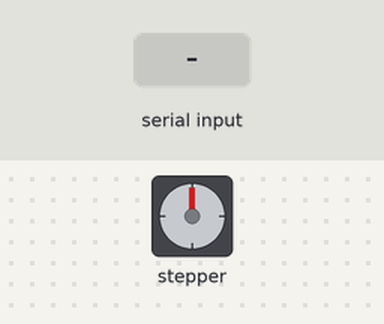
A sketch run on a simulated Arduino Uno, built with avr-gcc and run on an emulated ATmega328P. Shown: stepper motor. Wiring (inferred from the names in the program): stepper motor (2048 steps per turn assumed): coils pin 9, pin 10, pin 11, pin 12. Inputs (shaded band) come from the test bench.

Above: at 1.2 s.
1.3 s: "0" received over Serial
At 4.16 s:
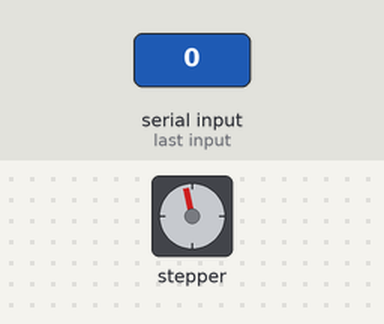
4.3 s: "1" received over Serial
5.8 s: "0" received over Serial
At 8.36 s:
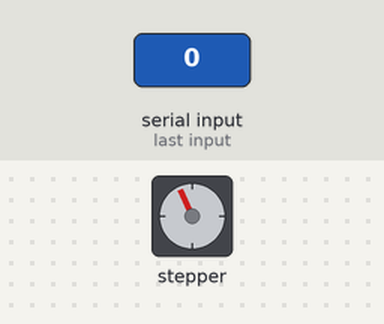
At 12.44 s:
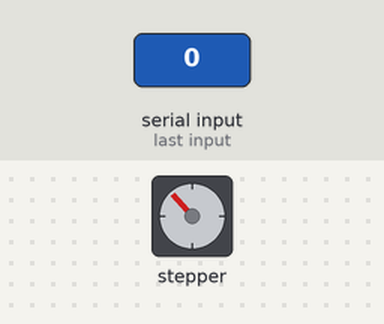
Timing chart, 0 to 18.3 s (numbered marks = the images above; inputs shaded):
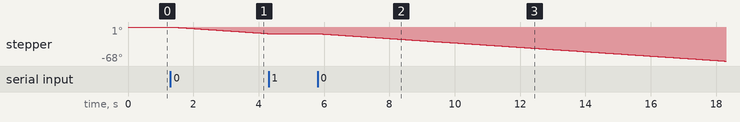

Measured:
- after the input at 1.3 s, stepper: keeps turning counter-clockwise at about 5°/s, starting after 0.24 s
- after the input at 4.3 s, stepper: stops changing and stays -13°
- after the input at 5.8 s, stepper: keeps turning counter-clockwise at about 4°/s, starting after 0.16 s

The sketch:

stepper_speedControl.ino
```cpp
//https://ngin.pro/arduino/257-arduino-kak-upravlyat-shagovym-dvigatelem-s-l293d-motor-driver.html
//#include <Stepper.h>
int motorPin1 = 9;
int motorPin2 = 10;
int motorPin3 = 11;
int motorPin4 = 12;
int delayTime = 40;
int i;

void setup() {
  pinMode(motorPin1, OUTPUT);
  pinMode(motorPin2, OUTPUT);
  pinMode(motorPin3, OUTPUT);
  pinMode(motorPin4, OUTPUT);
  Serial.begin(9600);
}

void loop()
{
while(Serial.available())
{
  switch(Serial.read())
  {
    case '0':
    i = 0;
    goto go;
    case '1':
    i = 1;
    goto go;
    default: break;
   }

    go:
    while (i == 0)
    {
      start();
      loop();
    }
    while (i == 1)
    {
      stop();
      loop();
    }

}
}

void start()
{
  digitalWrite(motorPin4, HIGH);
  digitalWrite(motorPin3, LOW);
  digitalWrite(motorPin2, LOW);
  digitalWrite(motorPin1, LOW);
  delay(delayTime);
  digitalWrite(motorPin4, LOW);
  digitalWrite(motorPin3, HIGH);
  digitalWrite(motorPin2, LOW);
  digitalWrite(motorPin1, LOW);
  delay(delayTime);
  digitalWrite(motorPin4, LOW);
  digitalWrite(motorPin3, LOW);
  digitalWrite(motorPin2, HIGH);
  digitalWrite(motorPin1, LOW);
  delay(delayTime);
  digitalWrite(motorPin4, LOW);
  digitalWrite(motorPin3, LOW);
  digitalWrite(motorPin2, LOW);
  digitalWrite(motorPin1, HIGH);
  delay(delayTime);
}

void stop()
{
  digitalWrite(motorPin4, LOW);
  digitalWrite(motorPin3, LOW);
  digitalWrite(motorPin2, LOW);
  digitalWrite(motorPin1, LOW);
}
```
